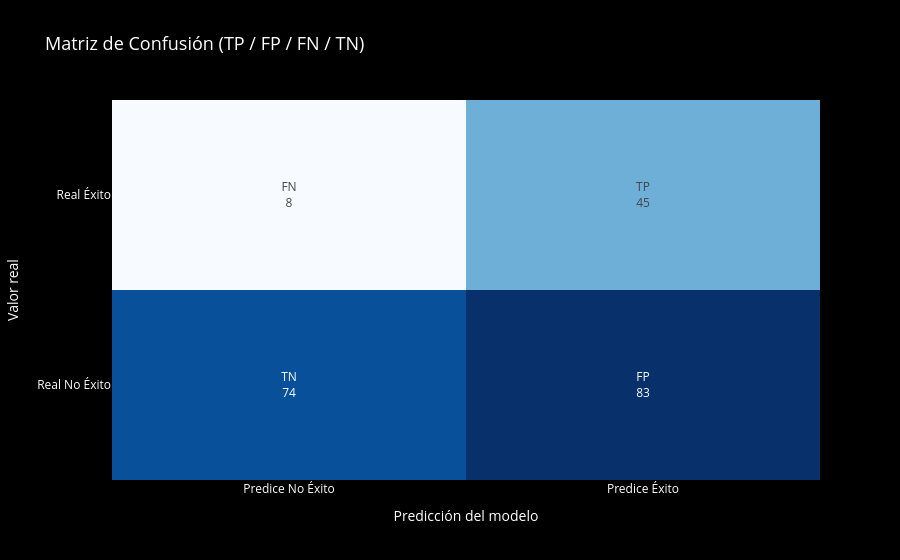

Notebook source saved alongside this figure:
### Code cell
# === MODELO FINAL MAX-GANANCIA (CON LOS PARÁMETROS REALES ÓPTIMOS) ===

best_params_profit = {
    "n_estimators": 1300,
    "max_depth": 10,
    "max_features": "sqrt",
    "min_samples_leaf": 1,
    "min_samples_split": 2,
    "class_weight": {0: 1, 1: 4.5},
    "criterion": "gini",
    "random_state": 42
}

rf_profit = RandomForestClassifier(**best_params_profit)
rf_profit.fit(X_train, y_train)

# Probabilidades directas
y_pred_proba = rf_profit.predict_proba(X_test)[:, 1]

# 🔥 Usamos el umbral óptimo
best_threshold = 0.22
y_pred_final = (y_pred_proba >= best_threshold).astype(int)

# Evaluación económica
ganancia = profit_score(y_test, y_pred_final)
print(f"💰 GANANCIA FINAL DEL MODELO (CORRECTA): {ganancia:.2f}")

from sklearn.metrics import confusion_matrix, precision_score, recall_score

cm = confusion_matrix(y_test, y_pred_final)
print("Matriz de confusión:\n", cm)
print(f"Precisión: {precision_score(y_test, y_pred_final):.3f}")
print(f"Sensibilidad (Recall): {recall_score(y_test, y_pred_final):.3f}")

### Figure 1 — Plotly figure (JSON) as saved in the notebook; plotly's stock layout.template omitted (floating-point values rounded to 4 significant figures)
{"data": [{"colorscale": [[0, "rgb(247,251,255)"], [0.125, "rgb(222,235,247)"], [0.25, "rgb(198,219,239)"], [0.375, "rgb(158,202,225)"], [0.5, "rgb(107,174,214)"], [0.625, "rgb(66,146,198)"], [0.75, "rgb(33,113,181)"], [0.875, "rgb(8,81,156)"], [1, "rgb(8,48,107)"]], "showscale": false, "text": [["TN<br>74", "FP<br>83"], ["FN<br>8", "TP<br>45"]], "texttemplate": "%{text}", "type": "heatmap", "x": ["Predice No Éxito", "Predice Éxito"], "y": ["Real No Éxito", "Real Éxito"], "z": [[74, 83], [8, 45]]}], "layout": {"font": {"color": "white"}, "paper_bgcolor": "#000000", "plot_bgcolor": "#000000", "title": {"font": {"color": "white", "size": 18}, "text": "Matriz de Confusión (TP / FP / FN / TN)"}, "xaxis": {"color": "white", "showgrid": false, "title": {"text": "Predicción del modelo"}}, "yaxis": {"color": "white", "showgrid": false, "title": {"text": "Valor real"}}}}
